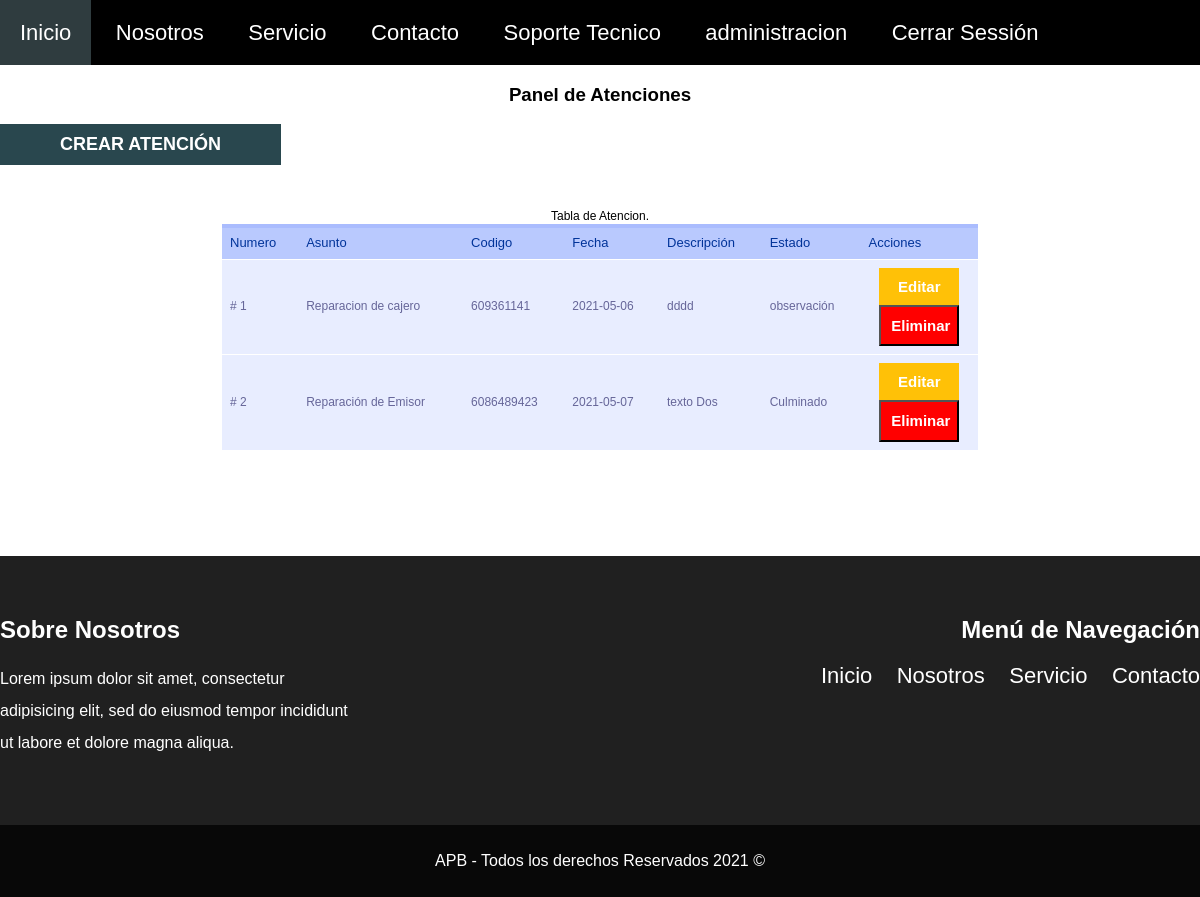
The page /servicio/atencion/ (signed in) on the database its author committed.
### tables this page shows
CREATE TABLE `atenciones` (
  `id` int(12) NOT NULL,
  `asunto` varchar(80) NOT NULL,
  `codigo` varchar(80) NOT NULL,
  `fecha` varchar(80) NOT NULL,
  `descripcion` varchar(80) NOT NULL,
  `estado` varchar(80) NOT NULL
);

### servicio/controllers/TempleteControlador.php (called while the page is built)
<?php
Class TempleteControlador {
    public function index(){
        include "views/templete.php";
    }
}

### servicio/index.php (called while the page is built, shortened)
<?php
require_once __DIR__."/controllers/TempleteControlador.php";
require_once __DIR__."/controllers/UsuarioControlador.php";
require_once __DIR__."/controllers/AtencionControlador.php";
require_once __DIR__."/controllers/ServicioControlador.php";
require_once __DIR__."/models/Atencion.php";
$templete = new TempleteControlador();
$templete-> index();

### servicio/controllers/AtencionControlador.php (called while the page is built, shortened)
<?php
class AtencionControlador {
static public function ctrMostarRegistroInfo( $item, $value){
    $table = "atenciones";
    $result = Atencion::mdlMostrarRegistroInfo($table, $item, $value);
    return $result;
}
}

### servicio/database/Conexion.php (called while the page is built)
<?php
class Conexion {
    static public function conectar(){
      $link = new PDO("mysql:host=localhost;
      dbname=servicios",
      "root",
      "");
      $link ->exec("set names utf8");
      return $link;
    }
}

### servicio/models/Atencion.php (called while the page is built, shortened)
<?php
require_once "database/conexion.php";
class Atencion {
   static public function mdlMostrarRegistroInfo($table ,$item, $value){
    if($item != null){
			$stmt = Conexion::conectar()->prepare("SELECT * FROM $table WHERE $item = :$item");
			$stmt -> bindParam(":".$item, $value, PDO::PARAM_STR);
			$stmt -> execute();
			return $stmt -> fetch();
		}else{
			$stmt = Conexion::conectar()->prepare("SELECT * FROM $table ORDER by id DESC");
			$stmt -> execute();
			return $stmt -> fetchAll();
		}
  }
}

### servicio/views/pages/atencion.php (the view, shortened to what this page needs)
<div class="contenedor">
    <h3 class="text-center">Panel de Atenciones</h3>
    <a href="<?php echo URL_BASE ?>crear-atencion/" class="boton">Crear Atención</a>
<div class="contenedor  centrar">
<table >
<caption>Tabla de Atencion.</caption>
<tr>
    <th>Numero</th>
    <th>Asunto</th>
     <th>Codigo </th>
     <th>Fecha</th>
     <th>Descripción</th>
     <th>Estado</th>
     <th>Acciones </th>
</tr>
<tbody>
<?php
        $atenciones = AtencionControlador::ctrMostarRegistroInfo(null, null);
        foreach($atenciones as $key => $atencion){
?>
<tr>
    <td># <?php echo $key + 1;  ?></td>
    <td><?php echo  $atencion['asunto'];  ?></td>
    <td><?php echo  $atencion['codigo'];  ?></td>
    <td><?php echo  $atencion['fecha'];  ?></td>
    <td><?php echo  $atencion['descripcion'];  ?></td>
    <td><?php echo  $atencion['estado'];  ?></td>
    <td>
        <a href="<?php echo URL_BASE ?>editar-atencion/<?php echo $atencion['id']; ?>" class="btn naranja">Editar</a>
        <form method="POST">
           <button type="submit"  class="btn rojo">Eliminar</button>
        </form>
    </td>
</tr>
<?php }?>
</tbody>
</table>
</div>
</div>

### servicio/views/css/normalizacion.css (style rules this page uses)
html { line-height: 1.15; -webkit-text-size-adjust: 100%; }
body { margin: 0; }
a { background-color: transparent; }
button, input, optgroup, select, textarea { font-family: inherit; font-size: 100%; line-height: 1.15; margin: 0; }
button, input { overflow: visible; }
button, select { text-transform: none; }
button, [type="button"], [type="reset"], [type="submit"] { -webkit-appearance: button; }

### servicio/views/css/estilos.css (style rules this page uses)
:root { --blanco: #ffffff; --primario: #FFC107; --secundario: #0097A7; --gris: #757575; --oscuro: #212121; }
html { box-sizing: border-box; }
*, *:before, *:after { box-sizing: inherit; }
body { font-family: Verdana, Geneva, Tahoma, sans-serif }
table { font-family: "Lucida Sans Unicode", "Lucida Grande", Sans-Serif; font-size: 12px; margin: 45px; min-width: 756px; text-align: left; border-collapse: collapse; }
th { font-size: 13px; font-weight: normal; padding: 8px; background: #b9c9fe; border-top: 4px solid #aabcfe; border-bottom: 1px solid #fff; color: #039; }
td { padding: 8px; background: #e8edff; border-bottom: 1px solid #fff; color: #669; border-top: 1px solid transparent; }
.text-center { text-align: center; }
.boton { background-color: #29474e; padding: 10px 60px; display: inline-block; margin: auto; color: #ffffff; text-decoration: none; text-transform: uppercase; font-weight: bold; font-size: 18px; transition: background-color .3s ease-in-out; }
.contenedor { margin: 0 auto; max-width: 1200px; }
.btn { text-decoration: none; display: block; margin: auto; padding: 10px; color: white; border-color: 1px white solid; text-align: center; font-size: 15px; font-weight: 600; max-width: 80px; }
.naranja { background-color: var(--primario); }
.rojo { background-color: red; }
.centrar { display: flex; justify-content: center; }

### rows shown on the page
atenciones: asunto "Reparacion de cajero", codigo "609361141", fecha "2021-05-06", descripcion "dddd", estado "observación"
atenciones: asunto "Reparación de Emisor", codigo "6086489423", fecha "2021-05-07", descripcion "texto Dos", estado "Culminado"
